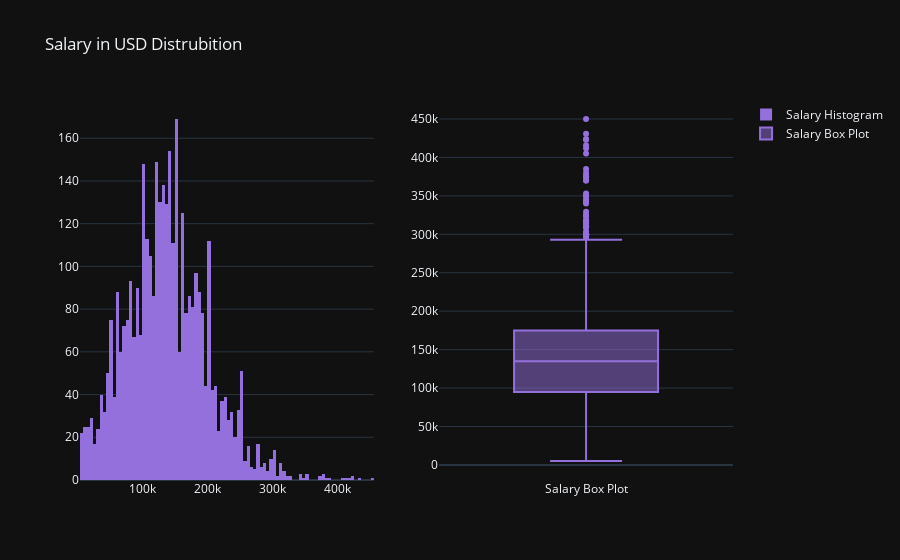

This figure's notebook cell:
### Markdown cell above
## Salary in USD

### Code cell
fig = make_subplots(rows=1, cols=2)

fig.add_trace(go.Histogram(x=df_salaries["salary_in_usd"], name = "Salary Histogram", marker_color = "MediumPurple"),
              row = 1, col=1)

fig.add_trace(go.Box(y=df_salaries["salary_in_usd"], name = "Salary Box Plot", marker_color = "MediumPurple"),
              row = 1, col=2)

fig.update_layout(title_text = "Salary in USD Distrubition", template ="plotly_dark")

fig.show()

### Figure 1 — Plotly figure (JSON) as saved in the notebook; plotly's stock layout.template omitted (floating-point values rounded to 4 significant figures; data arrays with more than 128 entries replaced by an {"elided": "..."} marker saying what was removed)
{"data": [{"marker": {"color": "MediumPurple"}, "name": "Salary Histogram", "type": "histogram", "x": {"elided": "3755 int values"}, "xaxis": "x", "yaxis": "y"}, {"marker": {"color": "MediumPurple"}, "name": "Salary Box Plot", "type": "box", "xaxis": "x2", "y": {"elided": "3755 int values"}, "yaxis": "y2"}], "layout": {"autosize": true, "title": {"text": "Salary in USD Distrubition"}, "xaxis": {"anchor": "y", "autorange": true, "domain": [0, 0.45], "range": [5000.0, 455000.0], "type": "linear"}, "xaxis2": {"anchor": "y2", "autorange": true, "domain": [0.55, 1], "range": [-0.5, 0.5], "type": "category"}, "yaxis": {"anchor": "x", "autorange": true, "domain": [0, 1], "range": [0, 177.9]}, "yaxis2": {"anchor": "x2", "autorange": true, "domain": [0, 1], "range": [-19580.0, 474700.0], "type": "linear"}}}
